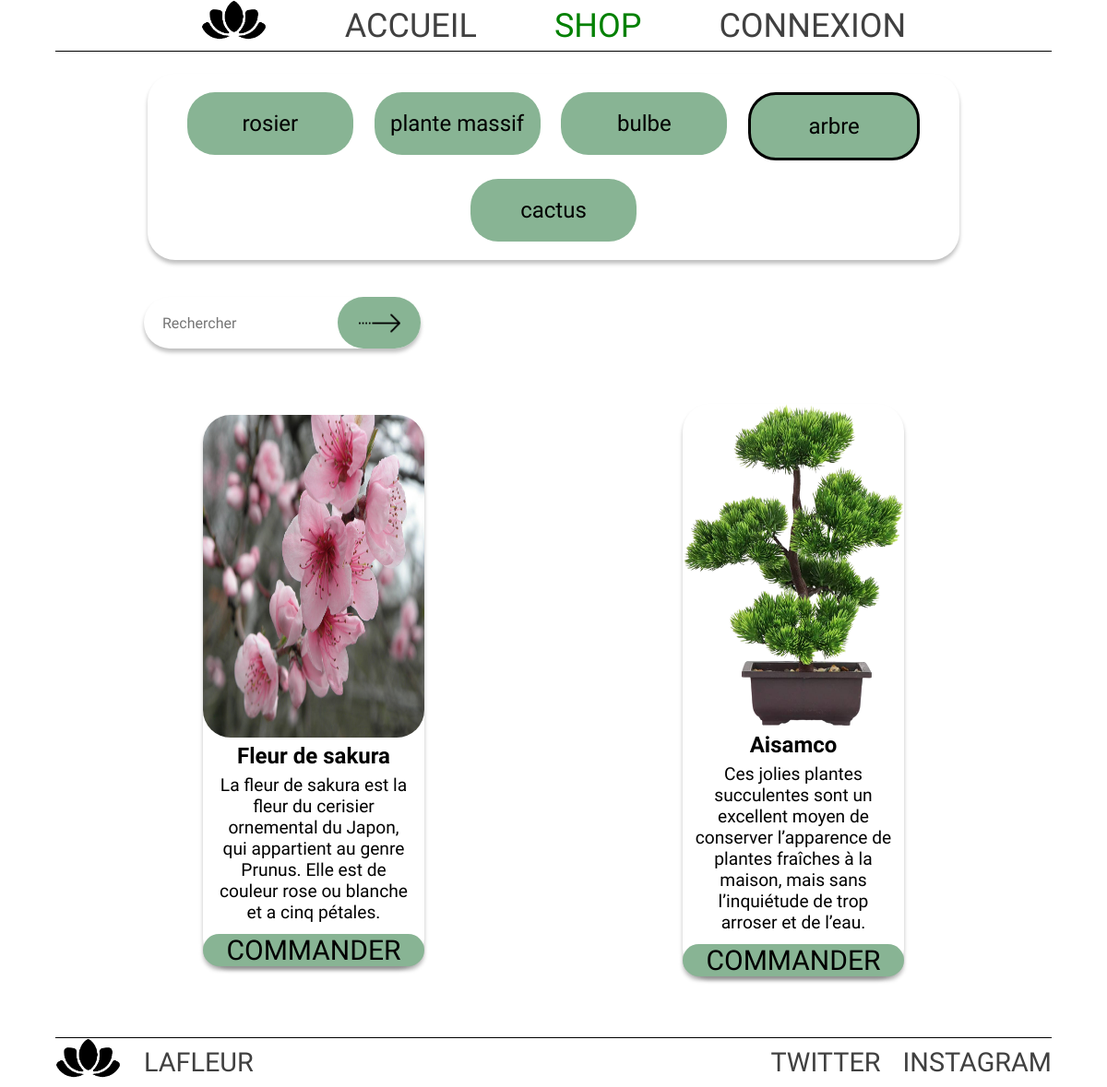
The app's page /shop.php?categ=4 with its own data.
### tables this page shows
CREATE TABLE IF NOT EXISTS `t_categorie` (
  `idCategorie` int(11) NOT NULL AUTO_INCREMENT,
  `libelle` varchar(100) NOT NULL,
  PRIMARY KEY (`idCategorie`)
);

CREATE TABLE IF NOT EXISTS `t_produit` (
  `idProduit` int(11) NOT NULL AUTO_INCREMENT,
  `Designation` varchar(100) NOT NULL,
  `prix` float NOT NULL,
  `Stock` int(11) NOT NULL,
  `Description` varchar(255) NOT NULL,
  `Image` varchar(100) NOT NULL,
  `idCategorie` int(11) NOT NULL,
  PRIMARY KEY (`idProduit`),
  KEY `T_PRODUIT_T_CATEGORIE0_FK` (`idCategorie`)
);

### shop.php (the view, shortened to what this page needs)
<?php
include 'header.php'?>
    <main>
        <div id="navCategories">
            <ul>
            <?php
                require 'connection.php';
                $table = $dbh->query('SELECT * FROM t_categorie');
                $tableProduits = $table->fetchAll();
                if (isset($_GET["categ"]) and !empty($_GET["categ"])){
                    $categ = htmlspecialchars($_GET["categ"]);
                }
                foreach ($tableProduits as $ligne) {
                    echo "<a href='shop.php?categ=".$ligne['idCategorie']."' style='text-decoration: none;color: black'>
                    <li";
                    if (isset($categ) && ($categ==$ligne['idCategorie'])){
                        echo ' style="border:solid black"';
                    }
                    echo ">".$ligne['libelle']."</li></a>";
                }
            ?>
            </ul>
        </div>
        <form class="rechercheShop">
            <input type="text" name="recherche" id="recherche" placeholder="Rechercher"
                style="width:100%;height:auto;padding-left:20px;font-size:2vh">
            <button type="submit"></button>
        </form>
        <?php
            if(isset($recherche)){
                $table = $dbh->prepare('SELECT * FROM t_produit WHERE Designation LIKE CONCAT("%", :recherche, "%")');
                $table->bindParam(':recherche', $recherche);
                $table->execute();
                $comeBack = 'recherche';
            } else {
                if (isset($categ)){
                    $table = $dbh->prepare('SELECT * FROM t_produit WHERE idCategorie=:categ');
                    $table->bindParam(':categ', $_GET["categ"]);
                    $table->execute();
                } else {
                    $table = $dbh->query('SELECT * FROM t_produit');
                }
            }
            echo '<div id="shop">';
                $tableProduits = $table->fetchAll();
                foreach ($tableProduits as $ligne) {
                    echo '<div class="card" id="article_'.$ligne['idProduit'].'" onClick="document.location.href=\'detailAnnonce.php?produit='.$ligne['idProduit'].'\'">
                            <img src="./images/'.$ligne['Image'].'" alt="'.$ligne['Designation'].'">
                            <h2>'.utf8_encode($ligne['Designation']).'</h2>
                            <p>'.utf8_encode($ligne['Description']).'</p>';
                            if ($ligne['Stock'] == 0){
                                echo '<form><button style="background-color:#949F97">RUPTURE DE STOCK</button></form>';
                            } else {
                            echo '<form action="backPanier/panierAdd.php">';
                            echo '<button type="submit" name="idProduit" value='.$ligne['idProduit'].' style="cursor:pointer">COMMANDER</button>
                            </form>';
                        }
                        echo '</div>';
                }
            ?>
        </div>
    </main>
<?php include 'footer.php'?>
</body>
</html>

### css/index.css (style rules this page uses)
* { margin: 0; padding: 0; font-family: 'Amatic SC'; }
h2 { font-family: 'Amatic SC'; }
main { width: 100%; height: 90%; margin-bottom: 10%; }
body { width: 100%; height: 100%; }
@media screen and (min-width: 600px) { main { margin-top: 5%; } }
form input[type="text"] { vertical-align: middle; padding-right: 50px; height: 4vw; width: 30%; }
@media screen and (min-width: 600px) { form input[type="text"]::placeholder { width: 200%; font-size: 100%; } }
#navCategories { margin: 10vh auto auto auto; width: 70%; box-shadow: 0px 4px 4px rgba(0, 0, 0, 0.25); padding: 20px 20px 20px 20px; border-radius: 30px; }
#navCategories ul { list-style-type: none; display: flex; flex-direction: row; flex-wrap: wrap; justify-content: space-evenly; row-gap: 2.5vh; }
#navCategories ul li { font-family: 'Amatic SC'; font-size: 2vw; background-color: #88B494; width: 15vw; text-align: center; border-radius: 30px; padding-top: 2.5vh; padding-bottom: 2.5vh; }
.rechercheShop { position: relative; margin-top: 5vh; margin-left: 13vw; width: 25vw; height: 7vh; display: flex; }
.rechercheShop>input { width: 100%; border: none; box-shadow: 0px 4px 4px rgba(0, 0, 0, 0.25); border-radius: 30px; }
.rechercheShop>button { height: 100%; width: 30%; border-radius: 30px; border: none; background-repeat: no-repeat; background-image: url(../icons/arrow.png); background-position: center center; background-size: 50%; background-color: #88B494; position: absolute; left: 70%; }
#shop { margin-top: 5%; width: 80%; height: fit-content; margin-left: auto; margin-right: auto; display: flex; flex-direction: row; flex-wrap: wrap; justify-content: space-around; gap: 5em; align-content: center; align-items: center; }
.card { position: relative; box-shadow: 0px 4px 4px rgba(0, 0, 0, 0.25); border-radius: 30px; width: 25%; height: fit-content; display: flex; flex-direction: column; flex-wrap: nowrap; align-content: center; justify-content: flex-start; align-items: center; text-align: center; }
.card img { width: 100%; height: 350px; border-radius: 30px; }
.card>h2 { width: 100%; height: 10%; border-radius: 30px; margin-top: 2.5%; margin-bottom: 2.5%; font-size: 2vw; }
.card>p { width: 90%; height: 10%; overflow: hidden; font-size: larger; margin-bottom: 5%; }
.card>form { width: 100%; height: 20%; }
.card>form>button { width: 100%; height: 100%; border-radius: 30px; border: none; background-color: #88B494; box-shadow: 0px 4px 4px rgba(0, 0, 0, 0.25); font-family: 'Amatic SC'; font-size: 2.5vw; }

### records on screen
t_categorie: libelle "rosier"
t_categorie: libelle "plante massif"
t_categorie: libelle "bulbe"
t_categorie: libelle "arbre"
t_categorie: libelle "cactus"
t_produit: Image (picture), Designation "Fleur de sakura", Description "La fleur de sakura est la fleur du cerisier ornemental du Japon, qui appartient au genre Prunus. Elle est de couleur rose ou blanche et a cinq pétales.", $ligne['idProduit'] 12 (drawn)
t_produit: Image (picture), Designation "Aisamco", Description "Ces jolies plantes succulentes sont un excellent moyen de conserver l’apparence de plantes fraîches à la maison, mais sans l’inquiétude de trop arroser et de l’eau.", $ligne['idProduit'] 21 (drawn)
